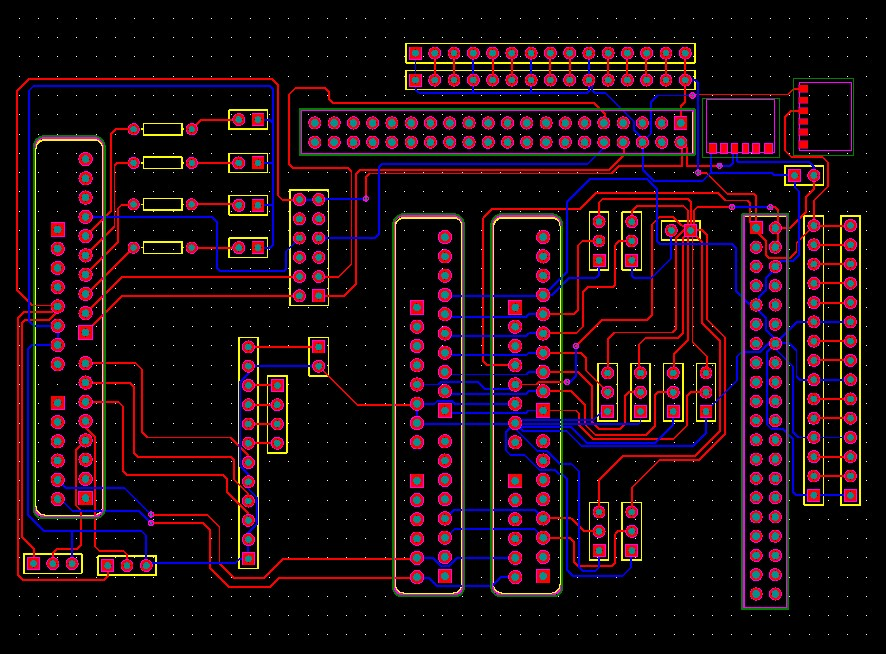
#> input picture Artwork/NSF_PCB_Gerber.jpg, 886 x 654 px, given in place of the camera
$ python Shape.py
#> lines starting #> are read from the running program, lines starting #| are printed output that depends on the picture; after the words box and inside, x2 and y2 are one past the last pixel; in counts of white or black regions, pixels touching at a corner belong together
#컨베이어 벨트 위에서 빛 반사로 인해 도형들이 잘 잡히지 않아서 명도와 대비값을 낮추었고, 각 색상의 RGB 값을 HSV 값으로 변환하여 추출해주었다.
#그리고 도형의 검출 면적과 메시지 출력도 특정 면적 값이 검출이 되어야 출력이 되도록 변경했다.

import cv2
import numpy as np
import math
from datetime import datetime

total_fps = 0.0  # 전체 프레임 속도의 합을 저장할 변수
average_fps = 0.0  # 평균 프레임 속도를 저장할 변수
cnt = 1  # 프레임 수를 카운트할 변수

# 웹캠으로부터 영상을 캡처
capture = cv2.VideoCapture(1)

# 영상의 너비를 설정
capture.set(cv2.CAP_PROP_FRAME_WIDTH, 640)

# 영상의 높이를 설정
capture.set(cv2.CAP_PROP_FRAME_HEIGHT, 480)

# 영상의 초당 프레임 수를 설정
capture.set(cv2.CAP_PROP_FPS, 65)

# 사각형과 원이 각각 감지되었는지 여부를 나타내는 변수들
rac_detected = False
cir_detected = False

# 현재 시간을 가져와서 문자열로 변환하여 저장
time = datetime.now().strftime('%Y-%m-%d %H:%M:%S')

# 무한 루프
while True:
    start_time = cv2.getTickCount()  # 현재 시간을 가져와서 시작 시간으로 설정
    ret, img = capture.read()  # 웹캠에서 영상 프레임을 읽음
#> img is the input picture: shape (654, 886, 3); mean B, G, R 19.6, 13.8, 31.5

    if not ret:  # 만약 프레임을 제대로 읽지 못했다면 루프를 종료
        break

    # 이미지를 HSV 색 공간으로 변환
    hsv = cv2.cvtColor(img, cv2.COLOR_BGR2HSV)
#> hsv: shape (654, 886, 3); mean H, S, V 50.6, 143.9, 39.8

    # 빨간색, 노란색, 초록색, 파란색, 주황색의 색상 범위 설정
    lower_red = np.array([170, 50, 50])
    upper_red = np.array([180, 255, 255])

    lower_yellow = np.array([15, 50, 50])
    upper_yellow = np.array([30, 255, 255])

    lower_green = np.array([35, 40, 0])
    upper_green = np.array([85, 255, 255])

    lower_blue = np.array([90, 100, 100])
    upper_blue = np.array([130, 255, 255])

    lower_orange = np.array([0, 50, 50])
    upper_orange = np.array([30, 255, 255])

    # 각 색상에 대한 마스크 생성
    mask_red = cv2.inRange(hsv, lower_red, upper_red)
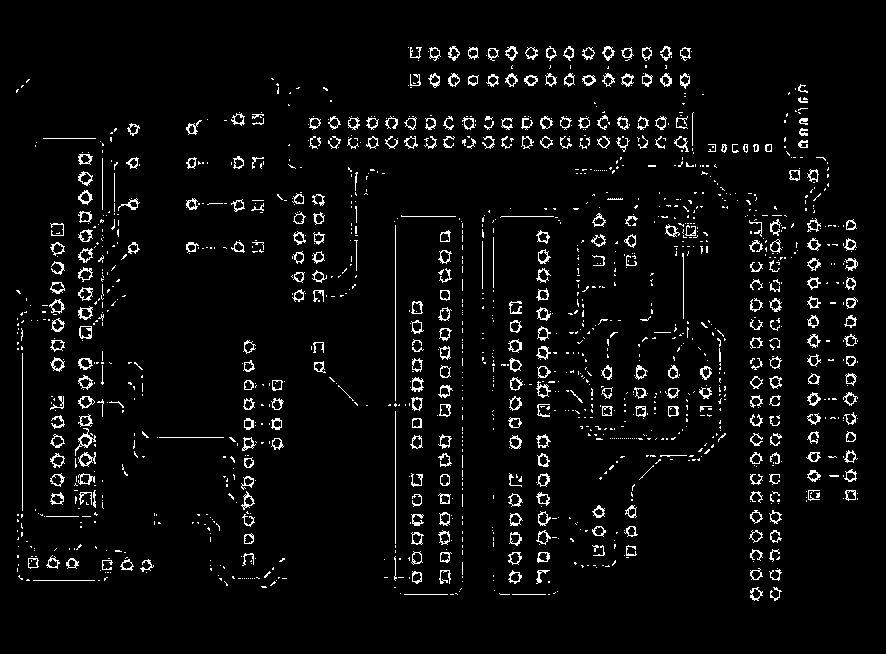
#> mask_red: shape (654, 886); 4.4% white in thin lines or dots, all inside (x1, y1, x2, y2) = (16, 46, 858, 601)
    mask_yellow = cv2.inRange(hsv, lower_yellow, upper_yellow)
#> mask_yellow: shape (654, 886); 1.3% white in thin lines or dots, all inside (x1, y1, x2, y2) = (23, 43, 861, 595)
    mask_green = cv2.inRange(hsv, lower_green, upper_green)
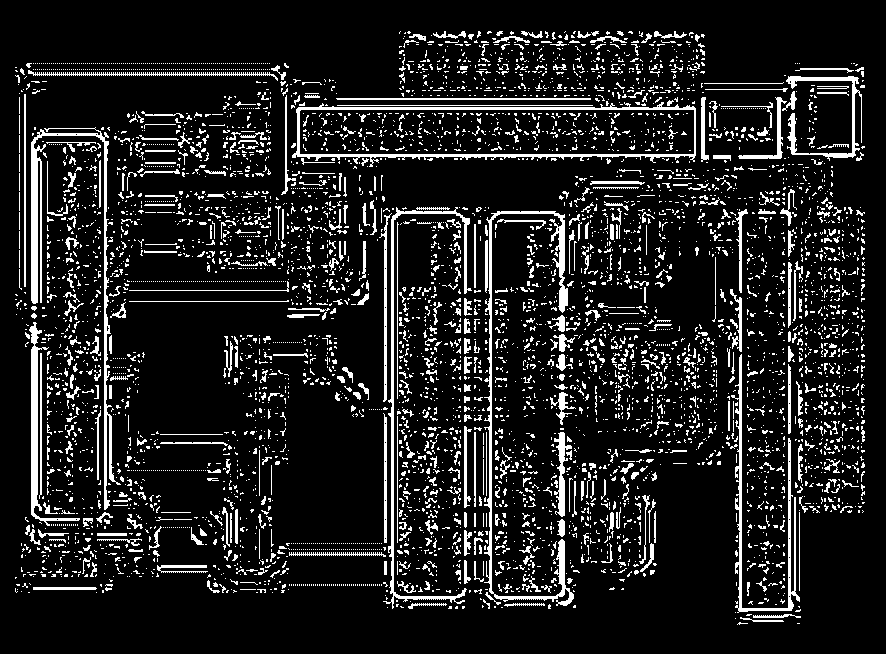
#> mask_green: shape (654, 886); 12.2% white in thin lines or dots, all inside (x1, y1, x2, y2) = (15, 31, 865, 625)
    mask_blue = cv2.inRange(hsv, lower_blue, upper_blue)
#> mask_blue: shape (654, 886); 2.9% white in thin lines or dots, all inside (x1, y1, x2, y2) = (27, 50, 853, 598)
    mask_orange = cv2.inRange(hsv, lower_orange, upper_orange)
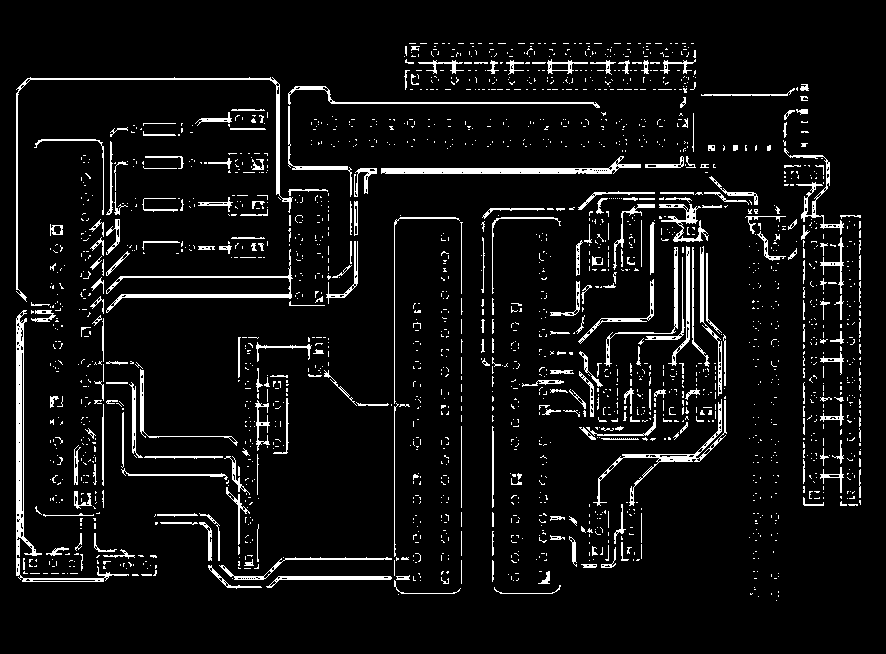
#> mask_orange: shape (654, 886); 6.5% white in thin lines or dots, all inside (x1, y1, x2, y2) = (16, 43, 861, 601)

    # 각 마스크를 합치기
    mask = mask_green | mask_red | mask_yellow | mask_blue | mask_orange
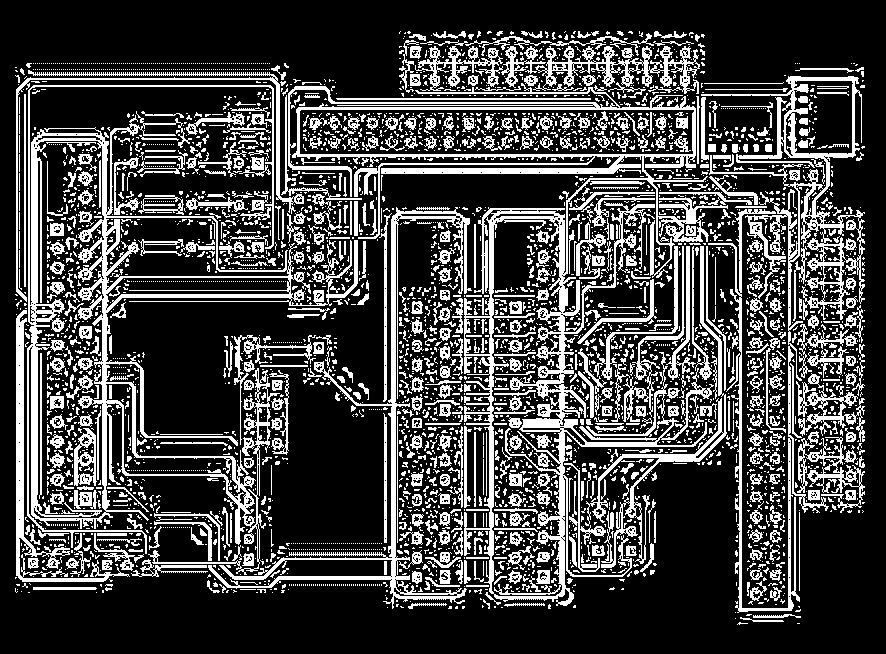
#> mask: shape (654, 886); 26% white; 4566 white regions (3780 under 20 px), largest, box (x1, y1, x2, y2) and area: (288, 83, 728, 606) 22835, (27, 85, 358, 554) 16709, (701, 76, 865, 613) 10779

    # 마스크를 이미지에 적용하여 색상을 검출
    masked_image = cv2.bitwise_and(img, img, mask=mask)

    # 어두운 프레임 생성
    dark_frame = cv2.convertScaleAbs(masked_image, alpha=0.8, beta=2)
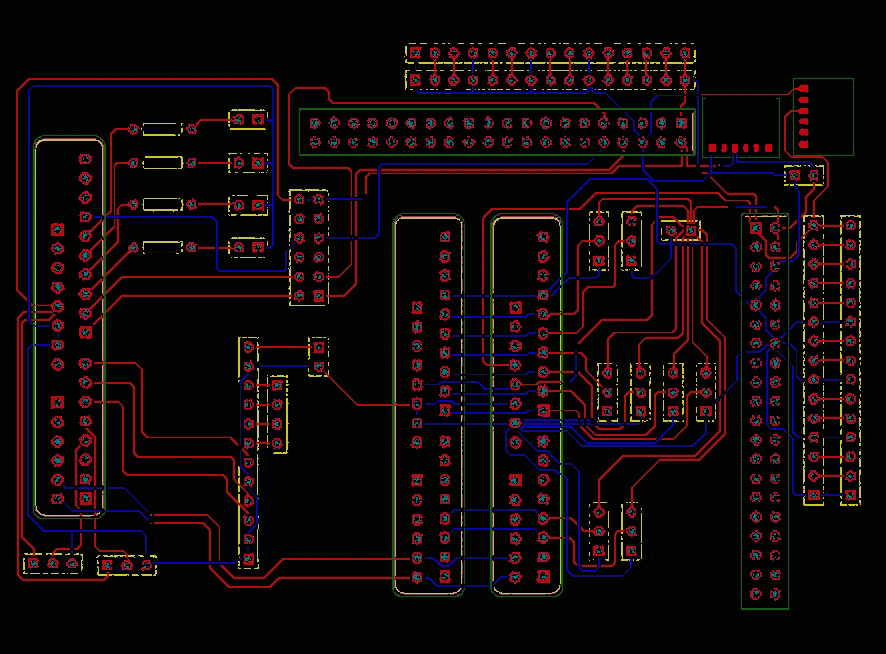
#> dark_frame: shape (654, 886, 3); mean B, G, R 10.1, 9.3, 18.1

    # 이미지 가장자리 감지
    edge_img = cv2.Canny(img, 50, 200)
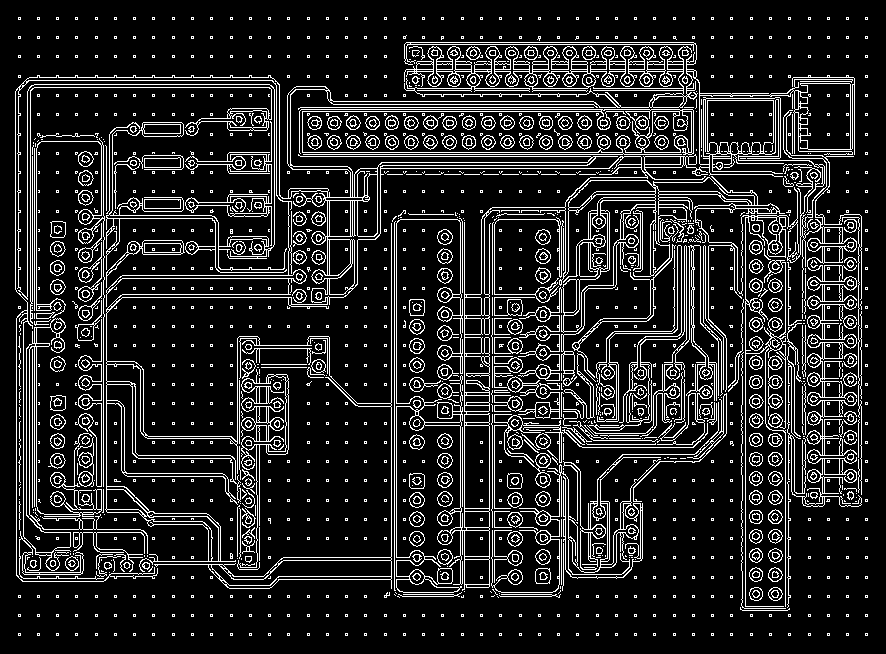
#> edge_img: shape (654, 886); 14.5% white in thin lines or dots

    # 윤곽선 찾기
    contours, _ = cv2.findContours(edge_img, cv2.RETR_TREE, cv2.CHAIN_APPROX_SIMPLE)
#> contours = 3526 contours, 2349 with area under 20; largest, box (x1, y1, x2, y2) and area: (15, 42, 862, 607) 89256, (290, 71, 710, 198) 26007, (299, 109, 694, 155) 15906, (302, 109, 681, 153) 13782, (25, 75, 328, 305) 5359

    for contour in contours:
        approx = cv2.approxPolyDP(contour, cv2.arcLength(contour, True) * 0.02, True)

        # 추출할 사각형의 면적 조정
        if len(approx) == 4 and 20000 < abs(cv2.contourArea(approx)) > 23500 and cv2.isContourConvex(approx):
            for i in range(4):
                cv2.circle(img, tuple(approx[i][0]), 3, (255, 0, 0), 3)

            for i in range(4):
                cv2.line(img, tuple(approx[i][0]), tuple(approx[(i + 1) % 4][0]), (0, 0, 255), 2)

            cv2.imwrite('/home/nsf/사진/rectangle.jpg', img) # 이미지 저장

            rac_detected = True # 사각형이 감지됨을 나타내는 변수를 True로 설정
            print('외형 오류 없음')
            break # 사각형이 감지되면 루프를 빠져나감
#> this loop made 3526 passes
#> approx on passes 1 to 3: [[865, 633], [865, 635], [867, 635], [867, 633]], [[865, 634], [866, 633], [867, 634], [866, 635]], [[846, 633], [846, 635], [848, 635], [848, 633]]

    circles = cv2.HoughCircles(
        edge_img, cv2.HOUGH_GRADIENT, dp=1, minDist=100, param1=200, param2=25, minRadius=80, maxRadius=98) # 추출할 원형의 면적 조정
#> circles = [[475.5, 500.5, 90.8], [654.5, 248.5, 91.9], [775.5, 321.5, 82], [625.5, 412.5, 94.1], [530.5, 122.5, 84.2], [202.5, 182.5, 97.4], [85.5, 395.5, 95.2]]

    if circles is not None and len(circles) > 0:
        circles = np.round(circles[0, :]).astype("int") # 검출된 원의 정보를 가져와서 반올림 후 정수형으로 변환
#> circles = [[476, 500, 91], [654, 248, 92], [776, 322, 82], [626, 412, 94], [530, 122, 84], [202, 182, 97], [86, 396, 95]]

        for (x, y, r) in circles:
            cv2.circle(img, (x, y), r, (0, 255, 0), 3)
#> this loop made 7 passes
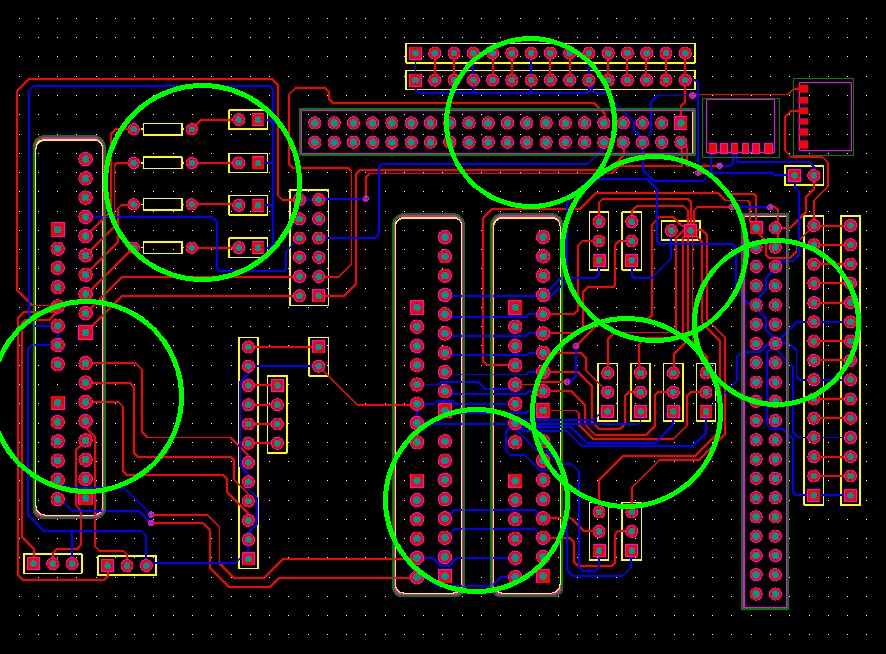
#> img: shape (654, 886, 3); 3.27% of pixels changed, all inside (x1, y1, x2, y2) = (0, 36, 861, 594)

        for circle in circles:
            area = np.pi * circle[2] * circle[2]
            # 오류 메시지를 출력할 원형의 면적 조정
            if 29000 < area < 30000:
                cir_detected = True
                print('외형 오류!')
#> this loop made 7 passes
#> (circle, area, cir_detected) on pass 6: ([202, 182, 97], 29559.2, True)
#> (circle, area) on passes 1, 2, 3, 4, 5, 7: ([476, 500, 91], 26015.5), ([654, 248, 92], 26590.4), ([776, 322, 82], 21124.1), ([626, 412, 94], 27759.1), ([530, 122, 84], 22167.1), ([86, 396, 95], 28352.9)
#| 외형 오류!

    cv2.imshow("PreviewImage", img) # 원본 이미지 표시
    cv2.imshow("Edge", edge_img) # 엣지 이미지 표시

    key = cv2.waitKey(1) #사용자 입력을 대기
#> (key Esc is pressed here)

    if key > 10: # 사용자가 키를 누르면 루프 종료
        break

    if rac_detected: # 사각형이 감지되었다면 루프 계속 실행
        continue

    end_time = cv2.getTickCount() # 현재 시간을 가져와서 종료 시간 설정
    elapsed_time = (end_time - start_time) / cv2.getTickFrequency() # 경과 시간 계산
    fps = 1.0 / elapsed_time # 프레임 속도 계산

    total_fps += fps # 전체 프레임 속도에 현재 프레임 속도를 더함
    average_fps = total_fps / cnt # 평균 프레임 속도 계산
    cnt += 1

    # 프레임 수가 100이 되면 초기화
    if cnt == 100:
        cnt = 1
        total_fps = 0.0
    # 경과 시간과 현재 프레임 속도, 평균 프레임 속도 출력
    print(f"Elapsed T = {elapsed_time * 1000:.3f} ms, Frame = {fps:.3f} (fps), Avrg Frame Rate = {average_fps:.3f}")

capture.release()
cv2.destroyAllWindows()
